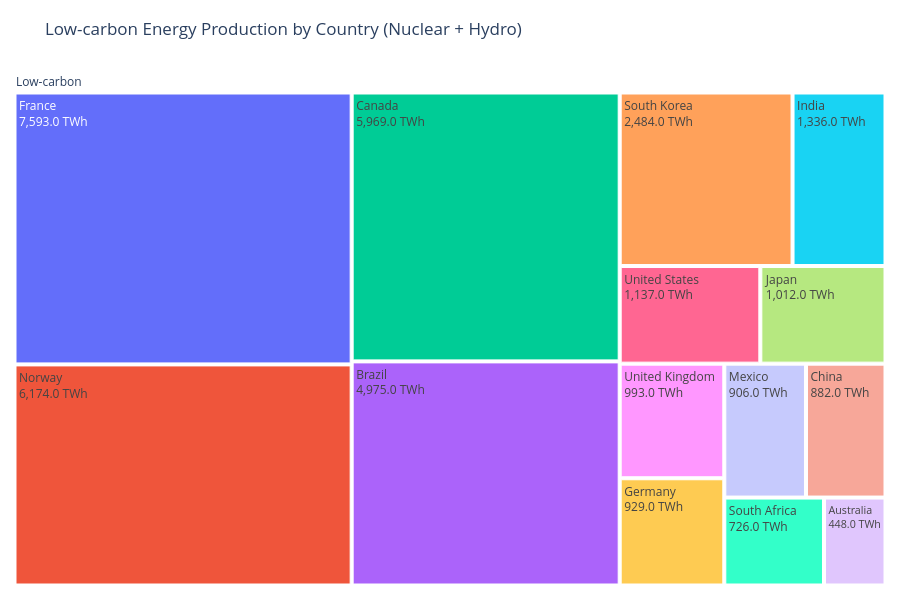
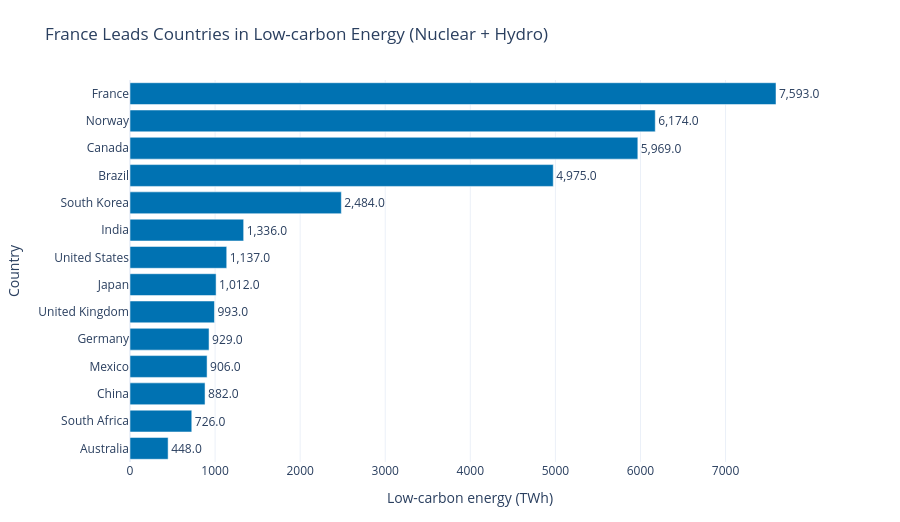

Notebook cell for these charts, in order:
### Markdown cell above
## Task 2 — Treemap vs bar: low-carbon energy by country

**What to build:** Build **both** a treemap and a horizontal bar chart showing total low-carbon TWh (Nuclear + Hydro) per country. Then answer the question in a markdown cell below.

**Requirements:**
- Filter to `Source_Type == 'Low-carbon'` and aggregate TWh by country
- Treemap: single-level `path=['All', 'Country']` with a dummy root node labelled `'Low-carbon'`
- Bar chart: sorted by TWh, horizontal orientation, CVD-safe colour
- Both charts show TWh values, not percentages
- Insight title on the bar chart naming the leading country

### Code cell
# Task 2 — Low-carbon treemap and horizontal ranking bar
low = df.loc[df['Source_Type'] == 'Low-carbon'].copy()
low_country = low.groupby('Country', as_index=False)['TWh'].sum()
low_country['All'] = 'Low-carbon'
leader = low_country.loc[low_country['TWh'].idxmax(), 'Country']

fig2a = px.treemap(
    low_country, path=['All', 'Country'], values='TWh',
    title='Low-carbon Energy Production by Country (Nuclear + Hydro)'
)
fig2a.update_traces(texttemplate='%{label}<br>%{value:,.1f} TWh',
                    hovertemplate='%{label}: %{value:,.1f} TWh<extra></extra>')
fig2a.update_layout(height=600, margin=dict(t=70, l=10, r=10, b=10))
fig2a.show()

ranked = low_country.sort_values('TWh', ascending=True)
fig2b = px.bar(
    ranked, x='TWh', y='Country', orientation='h',
    title=f'{leader} Leads Countries in Low-carbon Energy (Nuclear + Hydro)',
    labels={'TWh': 'Low-carbon energy (TWh)', 'Country': 'Country'},
    text='TWh'
)
fig2b.update_traces(marker_color='#0072B2', texttemplate='%{text:,.1f}',
                    textposition='outside', cliponaxis=False)
fig2b.update_layout(template='plotly_white', height=max(500, 28 * len(ranked) + 130),
                    margin=dict(l=130, r=90, t=80, b=60))
fig2b.show()

### Figure 1 — Plotly figure (JSON) as saved in the notebook; plotly's stock layout.template omitted (floating-point values rounded to 4 significant figures)
{"data": [{"branchvalues": "total", "domain": {"x": [0, 1], "y": [0, 1]}, "hovertemplate": "%{label}: %{value:,.1f} TWh<extra></extra>", "ids": ["Low-carbon/Australia", "Low-carbon/Brazil", "Low-carbon/Canada", "Low-carbon/China", "Low-carbon/France", "Low-carbon/Germany", "Low-carbon/India", "Low-carbon/Japan", "Low-carbon/Mexico", "Low-carbon/Norway", "Low-carbon/South Africa", "Low-carbon/South Korea", "Low-carbon/United Kingdom", "Low-carbon/United States", "Low-carbon"], "labels": ["Australia", "Brazil", "Canada", "China", "France", "Germany", "India", "Japan", "Mexico", "Norway", "South Africa", "South Korea", "United Kingdom", "United States", "Low-carbon"], "name": "", "parents": ["Low-carbon", "Low-carbon", "Low-carbon", "Low-carbon", "Low-carbon", "Low-carbon", "Low-carbon", "Low-carbon", "Low-carbon", "Low-carbon", "Low-carbon", "Low-carbon", "Low-carbon", "Low-carbon", ""], "texttemplate": "%{label}<br>%{value:,.1f} TWh", "type": "treemap", "values": [448.0, 4975.0, 5969.0, 882.0, 7593.0, 929.0, 1336.0, 1012.0, 906.0, 6174.0, 726.0, 2484.0, 993.0, 1137.0, 35560.0]}], "layout": {"height": 600, "legend": {"tracegroupgap": 0}, "margin": {"b": 10, "l": 10, "r": 10, "t": 70}, "title": {"text": "Low-carbon Energy Production by Country (Nuclear + Hydro)"}}}

### Figure 2 — Plotly figure (JSON) as saved in the notebook; plotly's stock layout.template omitted (floating-point values rounded to 4 significant figures)
{"data": [{"cliponaxis": false, "hovertemplate": "Low-carbon energy (TWh)=%{text}<br>Country=%{y}<extra></extra>", "legendgroup": "", "marker": {"color": "#0072B2", "pattern": {"shape": ""}}, "name": "", "orientation": "h", "showlegend": false, "text": [448.0, 726.0, 882.0, 906.0, 929.0, 993.0, 1012.0, 1137.0, 1336.0, 2484.0, 4975.0, 5969.0, 6174.0, 7593.0], "textposition": "outside", "texttemplate": "%{text:,.1f}", "type": "bar", "x": [448.0, 726.0, 882.0, 906.0, 929.0, 993.0, 1012.0, 1137.0, 1336.0, 2484.0, 4975.0, 5969.0, 6174.0, 7593.0], "xaxis": "x", "y": ["Australia", "South Africa", "China", "Mexico", "Germany", "United Kingdom", "Japan", "United States", "India", "South Korea", "Brazil", "Canada", "Norway", "France"], "yaxis": "y"}], "layout": {"barmode": "relative", "height": 522, "legend": {"tracegroupgap": 0}, "margin": {"b": 60, "l": 130, "r": 90, "t": 80}, "title": {"text": "France Leads Countries in Low-carbon Energy (Nuclear + Hydro)"}, "xaxis": {"anchor": "y", "domain": [0, 1], "title": {"text": "Low-carbon energy (TWh)"}}, "yaxis": {"anchor": "x", "domain": [0, 1], "title": {"text": "Country"}}}}
